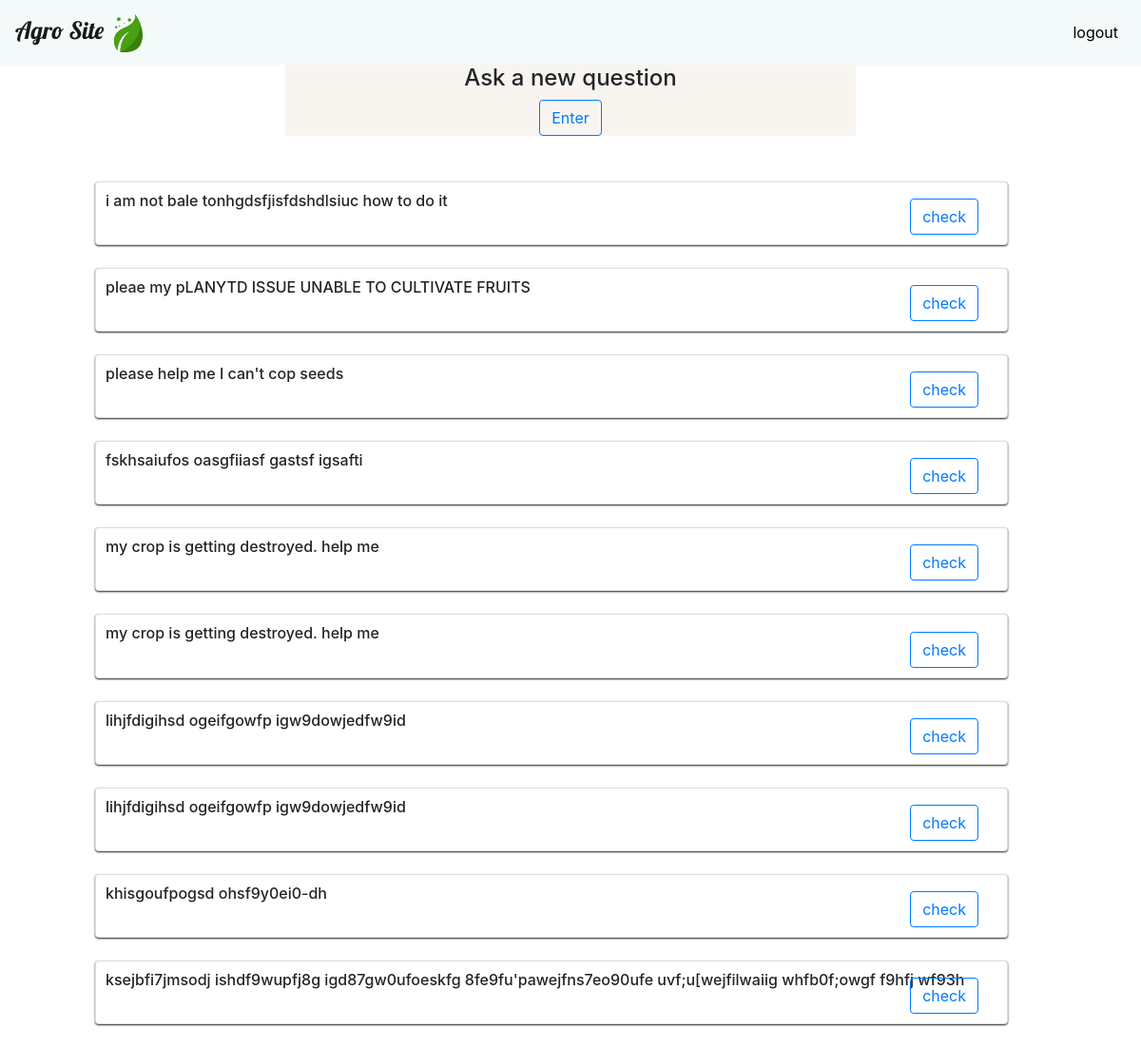
Page /questions (signed in) on the committed database.
### account/models.py (models this page shows)
class question(models.Model):
    ques=models.TextField()
    comsv=models.ManyToManyField(vol_comment)
    comsf=models.ManyToManyField(far_comment)
    far = models.ForeignKey(farmer, on_delete=models.CASCADE)

### account/views.py (the view)
# urls.py: path('questions',views.questions,name='questions'),
def questions(request):
    try:
        qobj = list(question.objects.filter(far_id=request.session['member_id']))
        print(qobj,request.session['member_id'])
        return render(request,'questions.html',context={'q':qobj})
    except KeyError:
        return redirect('/')

### templates/questions.html (shortened to what this page needs)
<!DOCTYPE html>
<html lang="en" dir="ltr">
  <head>
    {% load static %}
    <link href="{% static 'styles5.css' %}" rel="stylesheet">
    <link rel="stylesheet" href="https://maxcdn.bootstrapcdn.com/bootstrap/4.0.0/css/bootstrap.min.css">
  </head>
  <nav class="navbar navbar-expand-lg navbar-light sticky-top" style="background-color:#f4f9f9">
  <a class="navbar-brand" href="/" style="font-family: 'Lobster', cursive;font-size:25px">Agro Site <img src="{% static 'img/leaf.svg' %}" style="height:40px"></a>
  <div class="collapse navbar-collapse" id="navbarSupportedContent">
    <ul class="navbar-nav ml-auto">
      <li class="nav-item">
        <a class="nav-link" href="{%	url	'account:logout'	%}" style="color:black">logout</a>
      </li>
    </ul>
  </div>
  </nav>
  <body>
    <center>
    <div class="newque">
      <h4>Ask a new question</h4>
        <a href="{%	url	'account:newques'	%}">
        <input type="button" value="Enter" class="btn btn-outline-primary">
        </a>
    </div></center>
    <br><br>
    {% for q1 in q %}
    <div class="card">
      <form action="queshigh" method="post">
        <h6 style="margin-left:10px;position:relative;top:10px;">{{q1.ques}}</h6>
        <input type="submit" value="check" class="btn btn-outline-primary" style="float:right;position:relative;bottom:10px;right:30px">
      </form>
    </div><br>
    {% endfor %}
  </body>

### static/styles5.css (style rules this page uses)
.newque { background-color:#f8f5f1; width: 50%; text-align: center }
.card { margin-left:100px; width:80%; box-shadow: 0 1px 2px 0; }

### rows in the picture
question: ques "i am not bale tonhgdsfjisfdshdlsiuc how to do it"
question: ques "pleae my pLANYTD ISSUE UNABLE TO CULTIVATE FRUITS"
question: ques "please help me I can't cop seeds"
question: ques "fskhsaiufos oasgfiiasf gastsf igsafti"
question: ques "my crop is getting destroyed. help me"
question: ques "my crop is getting destroyed. help me"
question: ques "lihjfdigihsd ogeifgowfp igw9dowjedfw9id"
question: ques "lihjfdigihsd ogeifgowfp igw9dowjedfw9id"
question: ques "khisgoufpogsd ohsf9y0ei0-dh"
question: ques "ksejbfi7jmsodj ishdf9wupfj8g igd87gw0ufoeskfg 8fe9fu'pawejfns7eo90ufe uvf;u[wejfilwaiig whfb0f;owgf f9hfj wf93h"
